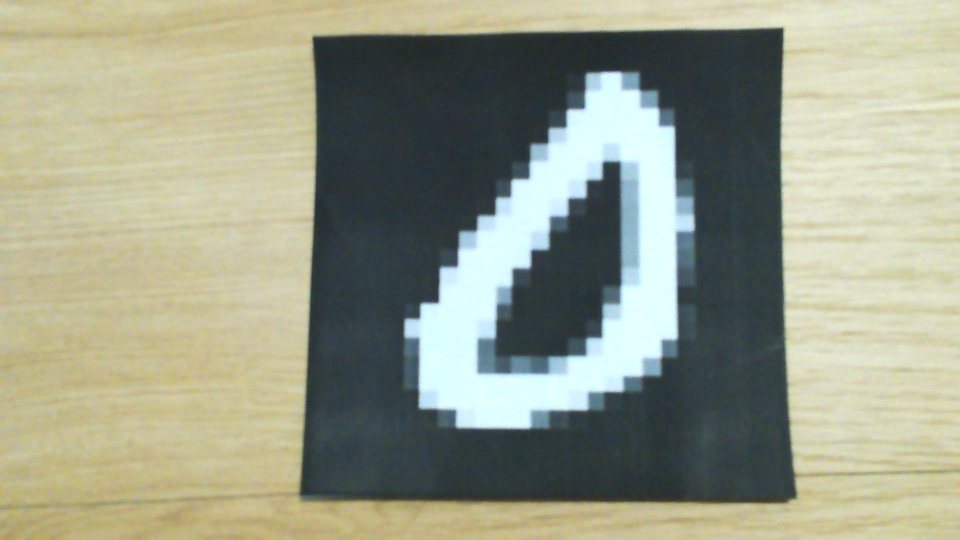
#> input picture real_data/0/0 (1).jpg, 1920 x 1080 px (shown at 1/2 size)
$ python -i preprocessing_OTSU_real_real_final.py   (imports and definitions only)
#> lines starting #> are read from the running program, lines starting #| are printed output that depends on the picture; after the words box and inside, x2 and y2 are one past the last pixel; in counts of white or black regions, pixels touching at a corner belong together
#> further down, picture is the input picture: shape (1080, 1920, 3); mean B, G, R 137.1, 156.9, 153.1
import cv2
import numpy as np

def center_image(img):
    coords = np.column_stack(np.where(img > 0))
    if coords.shape[0] < 5:
        return img

    cy, cx = np.mean(coords, axis=0)

    shift_x = int(np.round(14 - cx))
    shift_y = int(np.round(14 - cy))

    M = np.float32([[1, 0, shift_x], [0, 1, shift_y]])
    shifted = cv2.warpAffine(img, M, (28, 28), flags=cv2.INTER_NEAREST)
    return shifted

def preprocessing(frame):

    # 1) Gray
    gray = cv2.cvtColor(frame, cv2.COLOR_BGR2GRAY)
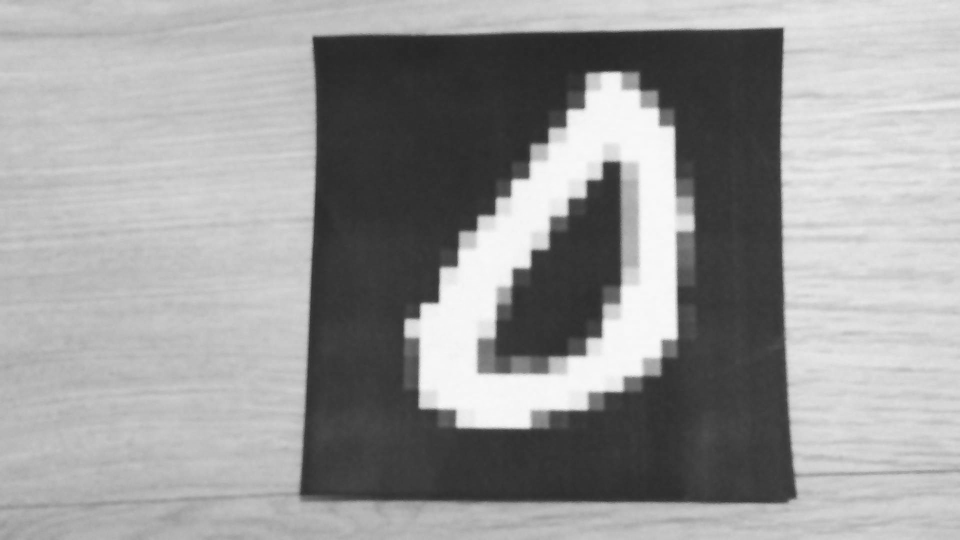
#> gray: shape (1080, 1920) (shown at 1/2 size); min 37, max 250, mean 153.5

    # 2) Blur
    blur = gray

    # 3) OTSU threshold
    _, thresh = cv2.threshold(
       blur, 0, 255,
        cv2.THRESH_BINARY_INV + cv2.THRESH_OTSU
    )
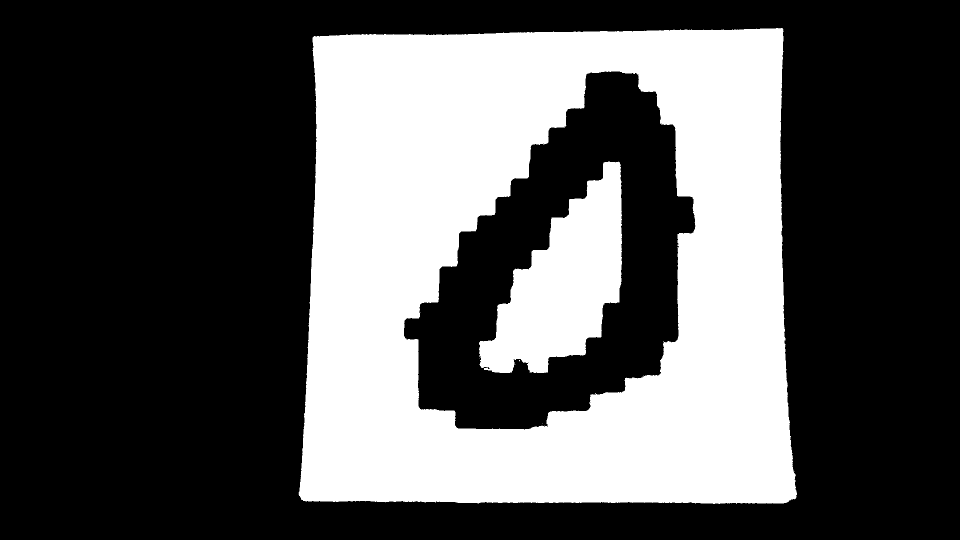
#> thresh: shape (1080, 1920) (shown at 1/2 size); 33.7% white; 10 white regions (8 under 20 px), largest, box (x1, y1, x2, y2) and area: (597, 56, 1594, 1008) 634096, (958, 323, 1244, 746) 64551

    # 4) Morphology
    kernel = np.ones((3,3), np.uint8)
    clean = cv2.morphologyEx(thresh, cv2.MORPH_OPEN, kernel)
#> clean: shape (1080, 1920); 33.7% white; 2 white regions, box (x1, y1, x2, y2) and area: (598, 56, 1594, 1008) 633831, (958, 323, 1244, 746) 64500

    # 5) CCL로 가장 큰 숫자 blob 선택
    num_labels, labels, stats, _ = cv2.connectedComponentsWithStats(clean, 8)
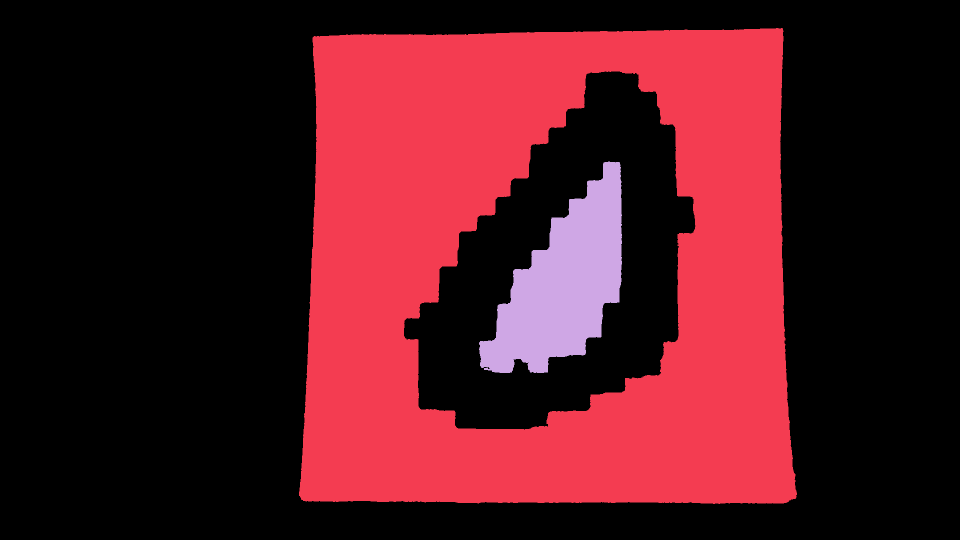
#> labels: shape (1080, 1920) int32 (shown at 1/2 size); 3 distinct labels, from 0 to 2; one colour per label, 0 black
#> num_labels = 3; stats = [[0, 0, 1920, 1080, 1375269], [598, 56, 996, 952, 633831], [958, 323, 286, 423, 64500]]

    empty = np.zeros((28,28), dtype=np.uint8)
    if num_labels <= 1:
        return empty.astype(np.float32)

    areas = stats[:, cv2.CC_STAT_AREA]
#> areas = [1375269, 633831, 64500]
    best_label = np.argmax(areas[1:]) + 1
#> best_label = 1

    x = stats[best_label, cv2.CC_STAT_LEFT]
#> x = 598
    y = stats[best_label, cv2.CC_STAT_TOP]
#> y = 56
    w = stats[best_label, cv2.CC_STAT_WIDTH]
#> w = 996
    h = stats[best_label, cv2.CC_STAT_HEIGHT]
#> h = 952

    digit_crop = clean[y:y+h, x:x+w]
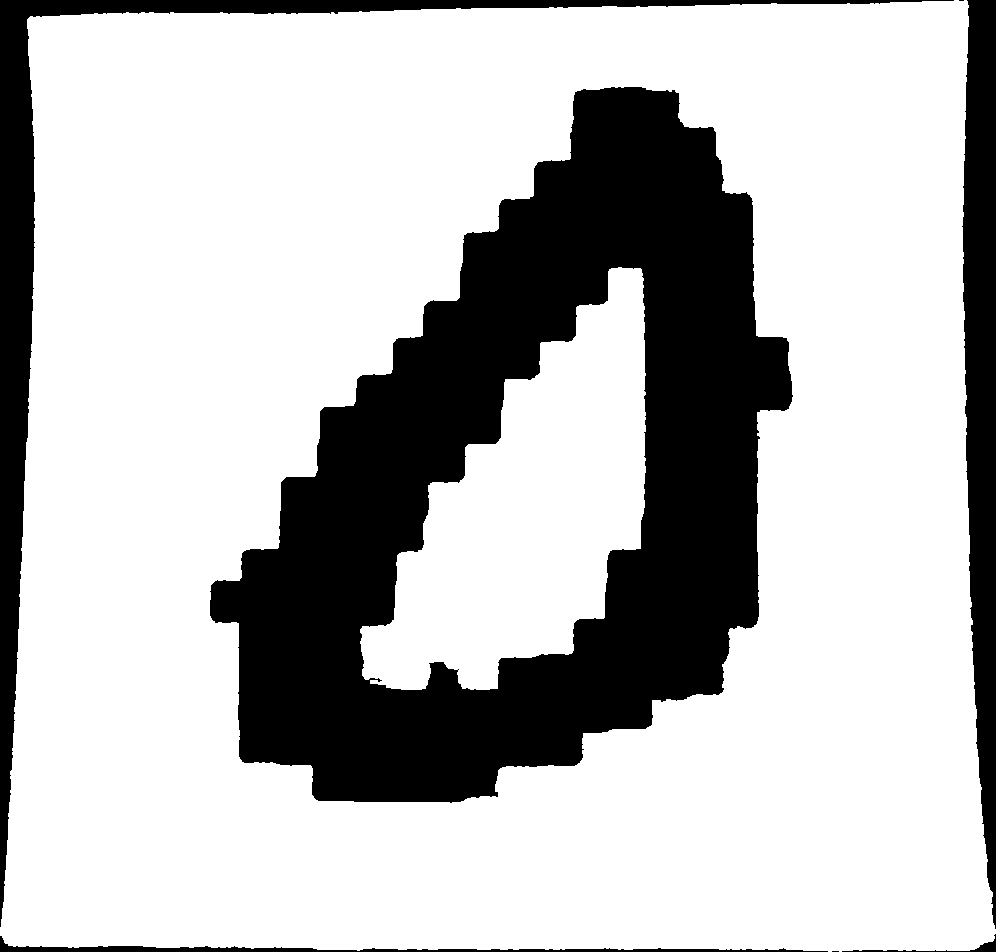
#> digit_crop: shape (952, 996); 73.6% white; 7 black regions (2 under 20 px), largest, box (x1, y1, x2, y2) and area: (210, 87, 793, 803) 194188, (0, 0, 954, 927) 29314, (962, 0, 996, 929) 23124, (0, 936, 828, 952) 2861, (842, 934, 996, 952) 362

    kernel = np.ones((2,2), np.uint8)
    digit_crop = cv2.morphologyEx(digit_crop, cv2.MORPH_OPEN, kernel)
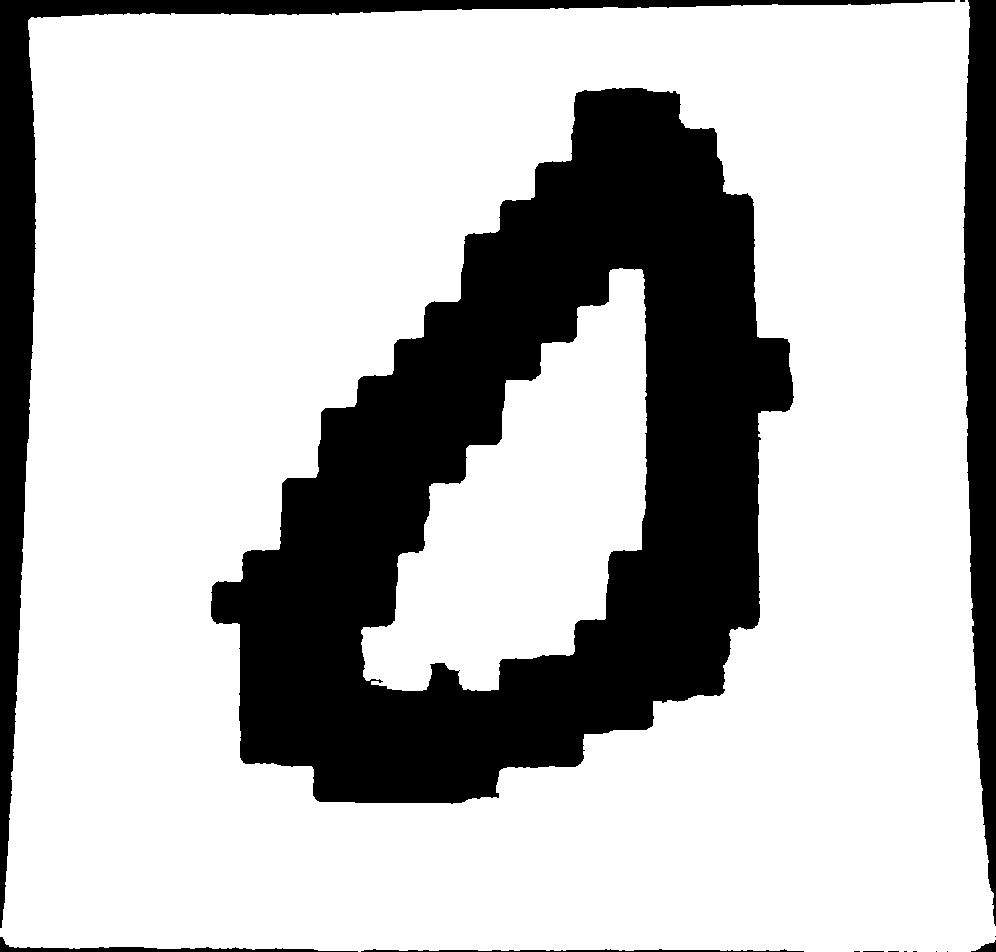
#> digit_crop: shape (952, 996); 73.6% white; 15 black regions (8 under 20 px), largest, box (x1, y1, x2, y2) and area: (211, 88, 794, 804) 194188, (0, 0, 955, 928) 31196, (963, 0, 996, 926) 22223

    # 6) Resize longest side = 20 (MNIST 규격)
    rows, cols = digit_crop.shape
#> rows = 952; cols = 996

    if rows > cols:
        factor = 20 / rows
        new_rows, new_cols = 20, int(cols * factor)
    else:
        factor = 20 / cols
#> factor = 0.0201
        new_cols, new_rows = 20, int(rows * factor)
#> new_cols = 20; new_rows = 19

    resized = cv2.resize(
        digit_crop, (new_cols, new_rows),
        interpolation=cv2.INTER_NEAREST
    )

    # 7) 28×28 canvas 중앙 정렬
    canvas = np.zeros((28,28), dtype=np.uint8)
    x_pad = (28 - new_cols) // 2
#> x_pad = 4
    y_pad = (28 - new_rows) // 2
#> y_pad = 4

    canvas[y_pad:y_pad+new_rows, x_pad:x_pad+new_cols] = resized
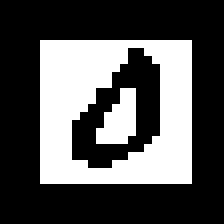
#> canvas: shape (28, 28) (shown 8 times larger); 32.9% white; 2 white regions, box (x1, y1, x2, y2) and area: (5, 5, 24, 23) 234, (12, 11, 17, 18) 24

    # 8) 숫자 중심 재정렬
    canvas = center_image(canvas)
#> in center_image, `coords = np.column_stack(np.where(img > 0))`: coords = 258 pairs, first value 5 to 22, second value 5 to 23
#> in center_image, `cy, cx = np.mean(coords, axis=0)`: cy = 13.46; cx = 13.8
#> in center_image, `shift_x = int(np.round(14 - cx))`: shift_x = 0
#> in center_image, `shift_y = int(np.round(14 - cy))`: shift_y = 1
#> in center_image, `M = np.float32([[1, 0, shift_x], [0, 1, shift_y]])`: M = [[1, 0, 0], [0, 1, 1]]
#> in center_image, `shifted = cv2.warpAffine(img, M, (28, 28), flags=cv2.INTER_NEAREST)`:
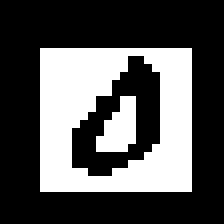
#> shifted: shape (28, 28) (shown 8 times larger); 32.9% white; 2 white regions, box (x1, y1, x2, y2) and area: (5, 6, 24, 24) 234, (12, 12, 17, 19) 24

    # 9) Normalize → MNIST 스타일 (숫자=1, 배경=0)
    digit_norm = canvas.astype(np.float32) / 255.0
    digit_norm = 1.0 - digit_norm

    return digit_norm

>>> import cv2
>>> picture = cv2.imread('../../real_data/0/0 (1).jpg')
>>> result = preprocessing(picture)
